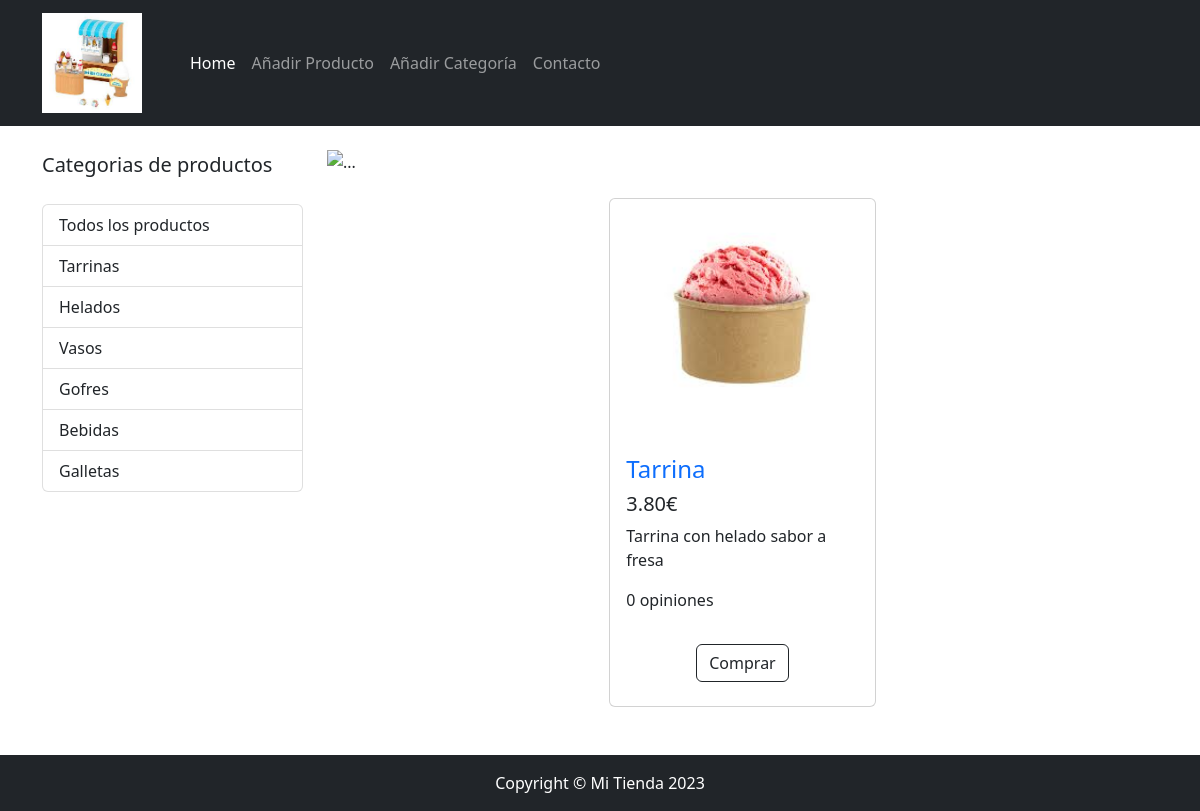
Screenshot of /tienda/index.php?id_cat=1 with the database file from the repository.
### tables this page shows
CREATE TABLE `categorias` (
  `id_categoria` int(6) NOT NULL,
  `nombre` varchar(30) NOT NULL,
  `descripcion` text NOT NULL
);

CREATE TABLE `productos` (
  `id_producto` int(6) NOT NULL,
  `categoria_id` int(6) NOT NULL,
  `nombre` varchar(50) NOT NULL,
  `descripcion` text NOT NULL,
  `precio` decimal(6,2) NOT NULL,
  `url_foto` text NOT NULL,
  `n_opiniones` smallint(5) NOT NULL,
  `fecha` timestamp NOT NULL DEFAULT current_timestamp()
);

### tienda/index.php (the view, shortened to what this page needs)
<?php include("_header.php"); ?>
  <div class="container">
    <div class="row">
      <div class="col-lg-3">
        <p class="lead my-4">Categorias de productos</p>
        <div class="list-group">
          <a href="index.php" class="list-group-item">Todos los productos</a>
		<?php $sql = "SELECT * FROM categorias";
			  $resultado = mysqli_query($mysqli, $sql);
			  while ($row = mysqli_fetch_assoc($resultado))
			  { ?>
				<a href="index.php?id_cat=<?php echo $row['id_categoria']; ?>" class="list-group-item"><?php echo $row['nombre']; ?></a>
		<?php } ?>
        </div>
      </div>
      <div class="col-lg-9">
		<div id="carouselExampleIndicators" class="carousel slide my-4" data-bs-ride="carousel">
		  <div class="carousel-indicators">
			<button type="button" data-bs-target="#carouselExampleIndicators" data-bs-slide-to="0" class="active" aria-current="true" aria-label="Slide 1"></button>
			<button type="button" data-bs-target="#carouselExampleIndicators" data-bs-slide-to="1" aria-label="Slide 2"></button>
		  </div>
		  <div class="carousel-inner">
			<div class="carousel-item active">
			  <img src="./img/slider/heladeria.jpeg" class="d-block w-100" alt="...">
			</div>
		  </div>
		  <button class="carousel-control-prev" type="button" data-bs-target="#carouselExampleIndicators" data-bs-slide="prev">
			<span class="carousel-control-prev-icon" aria-hidden="true"></span>
		  </button>
		  <button class="carousel-control-next" type="button" data-bs-target="#carouselExampleIndicators" data-bs-slide="next">
			<span class="carousel-control-next-icon" aria-hidden="true"></span>
		  </button>
		</div>
        <div class="row gx-4 gx-lg-3 row-cols-1 row-cols-md-2 row-cols-lg-3 justify-content-center">
		<?php
			if(isset($_REQUEST['id_cat'])){
				$sql_prod = "SELECT * FROM productos WHERE categoria_id=".$_REQUEST['id_cat'];
			}else{
				$sql_prod = "SELECT * FROM productos";
			}
			$resultado_prod = mysqli_query($mysqli, $sql_prod);
			if(mysqli_num_rows($resultado_prod)>0)
			{
				while ($row_prod = mysqli_fetch_assoc($resultado_prod))
				{
				?>
			  <div class="col mb-5">
				<div class="card h-100">
				  <a href="#"><img class="card-img-top" src="./img/productes/<?php echo $row_prod['url_foto']; ?>" alt=""></a>
				  <div class="card-body">
					<h4 class="card-title">
					  <a href="#" class="text-decoration-none"><?php echo $row_prod['nombre']; ?></a>
					</h4>
					<h5><?php echo $row_prod['precio']; ?>€</h5>
					<p class="card-text"><?php echo $row_prod['descripcion']; ?></p>
					<p class="pull-right"><?php echo $row_prod['n_opiniones']; ?> opiniones</p>
				  </div>
				  <div class="card-footer p-4 pt-0 border-top-0 bg-transparent">
						<div class="text-center"><a class="btn btn-outline-dark mt-auto" href="https://www.paypal.com/cgi-bin/webscr?cmd=_xclick&business=ismaelkm%40hotmail%2ecom&lc=ES&item_name=<?php echo $row_prod['nombre']; ?>&amount=<?php echo $row_prod['precio']; ?>&currency_code=EUR&button_subtype=services&no_note=0&bn=PP%2dBuyNowBF%3abtn_buynowCC_LG%2egif%3aNonHostedGuest" target="_blank">Comprar</a></div>
					</div>
				</div>
			  </div>
			<?php
				}
			}else{ ?>
				<div class="col-sm-12"><h2>No hay productos en esta categoría</h2></div>
			<?php
			}
			?>
        </div>
      </div>
    </div>
  </div>
<?php include("_footer.php"); ?>

### tienda/_header.php (shortened to what this page needs)
<!DOCTYPE html>
<html lang="es" class="h-100">
<head>
    <link href="css/bootstrap.min.css" rel="stylesheet">
    <link href="css/shop-homepage.css" rel="stylesheet">
</head>
<body class="d-flex flex-column h-100">
	<nav class="navbar navbar-expand-lg navbar-dark bg-dark">
		<div class="container">
			<a class="navbar-brand" href="index.php"><img style="height:100px;" src="./img/Productes/header.jpg"></a>
			<div class="collapse navbar-collapse" id="navbarSupportedContent">
				<ul class="navbar-nav me-auto mb-2 mb-lg-0 ms-lg-4">
					<li class="nav-item"><a class="nav-link active" href="#!">Home</a></li>
					<li class="nav-item">
						<a class="nav-link" href="add_product.php">Añadir Producto</a>
					</li>
					<li class="nav-item">
						<a class="nav-link" href="add_category.php">Añadir Categoría</a>
					</li>
					<li class="nav-item">
						<a class="nav-link" href="contact.php">Contacto</a>
					</li>
				</ul>
			</div>
		</div>
	</nav>
	<div class="flex-shrink-0">

### tienda/_footer.php (shortened to what this page needs)
	</div>
	<footer class="footer mt-auto py-3 bg-dark text-white-50">
		<div class="container">
		  <p class="m-0 text-center text-white">Copyright &copy; Mi Tienda 2023</p>
		</div>
	</footer>
</body>
</html>

### tienda/css/shop-homepage.css (style rules this page uses)
.card-img-top { width: 100%; object-fit: contain; }
@media (min-width: 768px) { .card-img-top { height: 20vw; } }

### rows the page displays
categorias: nombre "Tarrinas"
categorias: nombre "Helados"
categorias: nombre "Vasos"
categorias: nombre "Gofres"
categorias: nombre "Bebidas"
categorias: nombre "Galletas"
productos: url_foto (picture), nombre "Tarrina", precio "3.80", descripcion "Tarrina con helado sabor a fresa", n_opiniones "0"
